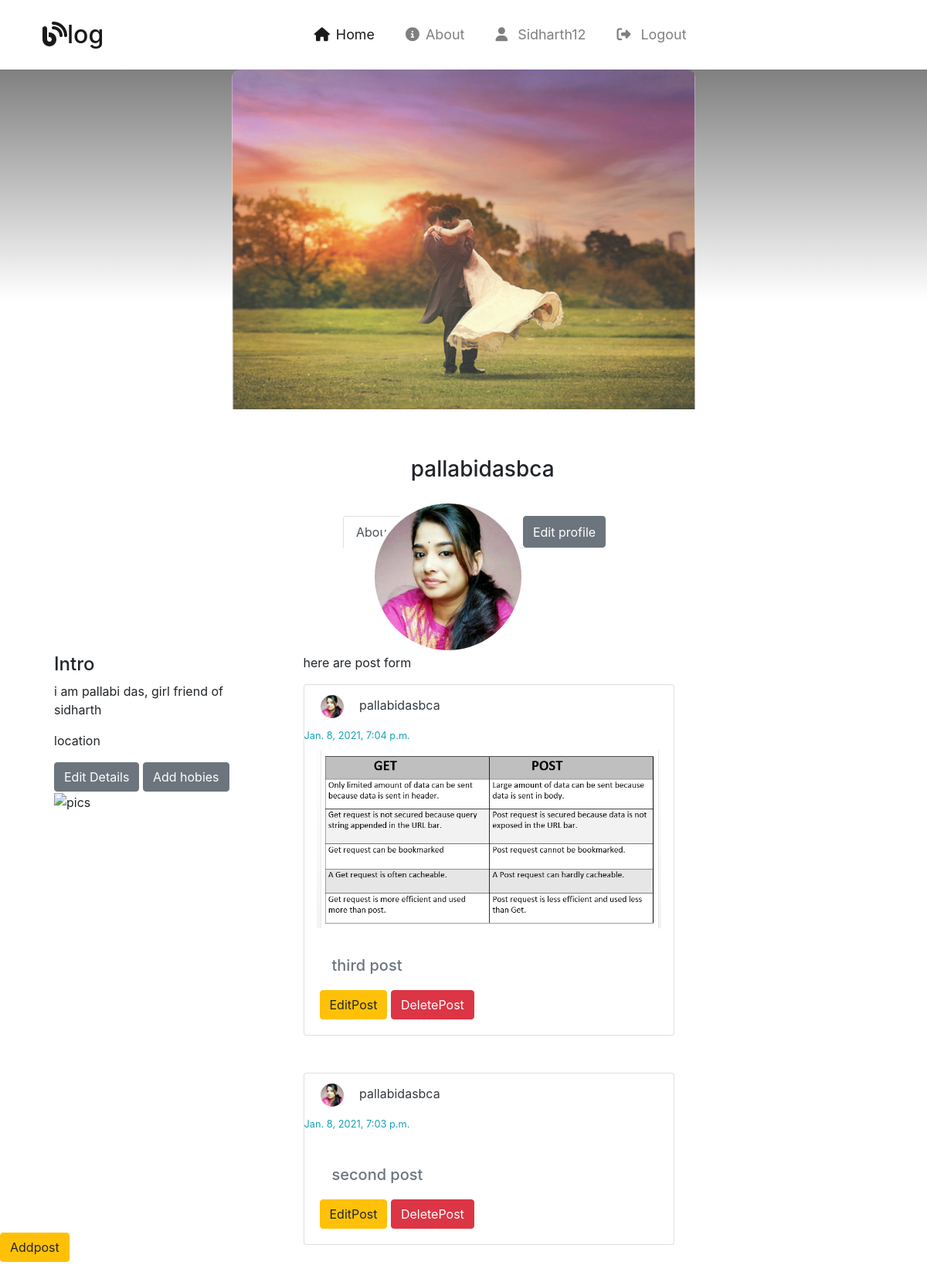
/profile/pallabidasbca@gmail.com/ (signed in), run on the app's committed database.
### blog/models.py (models this page shows, shortened)
class UserProfile(models.Model):
    profile_Image = models.ImageField(default="images/default_profile/default-profile.jpg",
                                      upload_to='images/profile_pic/')
    bio = models.TextField(null=True)
    user = models.OneToOneField(User, null=True, on_delete=models.CASCADE)
    cover_Image = models.ImageField(upload_to='images/cover_img/', null=True, blank=True)
    secondary_school = models.ForeignKey(SecondarySchool, null=True, blank=True, on_delete=models.DO_NOTHING)
    higher_secondary_school = models.ForeignKey(HigherSecondarySchool, null=True, blank=True,
                                                on_delete=models.DO_NOTHING)

class Post(models.Model):
    title = models.CharField(max_length=128)
    user = models.ForeignKey(User, on_delete=models.CASCADE)
    description = RichTextField(blank=True, null=True)
    creation_date = models.DateTimeField(auto_now_add=True)
    category = models.CharField(max_length=128, default="coding")
    image = models.ImageField(upload_to='images/post/', blank=True, null=True)
    like = models.ManyToManyField(User, related_name="Post")

### blog/views.py (the view)
# urls.py: path('profile/<str:pk>/',views.dashboard,name="profile"),
@login_required(login_url="/login/")
def dashboard(request,pk):
    dash = ProfileForm()
    chpic = ChangeProfilePicForm()
    print(pk)
    userprofile = UserProfile.objects.get(user__username=pk)
    post_data = Post.objects.filter(user__username=pk)
    context = {"posts":post_data,'dashboard':dash, 'userprofile':userprofile, 'chpic':chpic}
    return render(request,'blog/profile.html',context)

### blog/templates/blog/profile.html (shortened to what this page needs)
{% extends 'base.html' %}
{% load static %}
{% block css %}
    <link rel="stylesheet" href="{% static 'css/profile.css' %}">
    <link rel="stylesheet" href="{% static 'css/navbar.css' %}">
{% endblock %}
{% block content %}
    <header>
        {% include 'blog/navbar.html' %}
    </header>
    <main>
        <section class="user_profile" id="user_profile">
            <div>
                <div id="carouselExampleSlidesOnly" class="carousel slide" data-ride="carousel">
                    <div class="carousel-inner">
                        <div class="carousel-item active">
                            {% if userprofile.cover_Image %}
                            <img src="/media/{{userprofile.cover_Image}}" class="d-block w-50 cover_pic" alt="cover pic">
                            {% endif %}
                        </div>
                    </div>
                </div>
                <div class="row">
                    <img src="/media/{{userprofile.profile_Image}}" alt="profile_pic" width="200px" height="200px" class="profile_pic">
                    <p class="h3 profile_username ">
                        {% if userprofile.user.first_name and userprofile.user.last_name %}
                            {{userprofile.user.first_name}}  {{userprofile.user.last_name}}
                        {% else %}
                            {{userprofile.user.first_name}}
                        {% endif %}
                    </p>
                </div>
                <div class="row container">
                    <ul class="nav nav-tabs">
                      <li class="nav-item">
                        <a class="nav-link active" href="#">About</a>
                      </li>
                      <li class="nav-item">
                        <a class="nav-link" href="#">Post</a>
                      </li>
                      <li class="nav-item">
                        <a class="nav-link" href="#">Photos</a>
                      </li>
                        <button type="button" class="btn btn-secondary" data-toggle="modal" data-target="#EditProfileModal">
                          Edit profile
                        </button>
                    </ul>
                </div>
                <div class="row container">
                    <div class="col-md-3 left under_nav_section">
                        <div class="row">
                            <p class="h4">Intro</p><br>
                            <div>
                                <p class="education">
                                    {{userprofile.bio|default:"no bio found <br>please write your bio"|safe}}
                                </p>
                                <p class="location">location</p>
                                <a class="btn btn-secondary text-white"> Edit Details</a>
                                <a class="btn btn-secondary text-white"> Add hobies</a>
                                <div class="row photo_section">
                                    <div class="col-md-4">
                                        <img src="" alt="pics">
                                    </div>
                                </div>
                            </div>
                        </div>
                    </div>
                    <div class="col-md-4 under_nav_section">
                        <form action="" method="POST">
                            <p>here are post form</p>
                        </form>
                        {% if posts %}
                        {% for post in posts reversed %}
                        <div class="card mb-5" style="width: 30rem;">
                            <a href="#user_profile" class="nav-link alert text-dark mb-0">
                                <img src="/media/{{post.user.userprofile.profile_Image}}" width="30px" height="30px" id="profilepic" alt="dp" class="mr-3 rounded-circle">
                                {% if post.user.first_name %}
                                    {{post.user.first_name}} {{post.user.last_name}}
                                {% else %}
                                    {{post.user}}
                                {% endif %}
                            </a>
                            <small class="text-info">{{post.creation_date}}</small>
                            <a href="{% url 'blog:postdetail' post.id %}" class="nav-link text-secondary">
                                {% if post.image %}
                                    <img src="/media/{{post.image}}" class="card-img-top h-25" alt="...">
                                {% endif %}
                              <div class="card-body">
                                <h5 class="card-title">{{post.title}}</h5>
                                <a class="btn btn-warning" href="{% url 'blog:edit_post' post.pk %}">EditPost</a>
                                  <a class="btn btn-danger" href="{% url 'blog:edit_post' post.pk %}" data-toggle="modal" data-target="#deleteModal">DeletePost</a>
                              </div>
                            </a>
                        </div>
                        {% endfor %}
                        {% else %}
                        <p class="text-muted offset-3"> Create you first post</p>
                        {% endif %}
                    </div>
                </div>
            </div>
            <a class="btn btn-warning" href="{% url 'blog:add_post' %}">Addpost</a>
        </section>
    </main>
{% endblock %}

### blog/templates/blog/navbar.html (shortened to what this page needs)
<nav class="navbar navbar-expand-md navbar-light bg-white shadow p-3">
  <div class="container-fluid">
    <a class="navbar-brand ml-4" href="{% url 'blog:home' %}"><i class="fas fa-blog"></i>log</a>
    <div class="collapse navbar-collapse" id="navbarSupportedContent">
      <ul class="navbar-nav me-auto mb-2 mb-lg-0">
        <li class="nav-item mr-4 active">
          <a class="nav-link" href="{% url 'blog:home' %}"><i class="fas fa-home mr-2"></i>Home</a>
        </li>
        <li class="nav-item mr-4">
          <a class="nav-link" href="#"> <i class="fa fa-info-circle mr-2" aria-hidden="true"></i>About</a>
        </li>
        {% if not user.is_authenticated %}
        <li class="nav-item mr-4">
          <a class="nav-link" href="{% url 'blog:signup' %}">SignUp</a>
        </li>
        <li class="nav-item mr-4">
          <a class="nav-link" href="{% url 'blog:login' %}"><i class="fa fa-sign-in mr-2" aria-hidden="true"></i>LogIn</a>
        </li>
        {% else %}
          <li class="nav-item mr-4">
            <a class="nav-link" href="{% url 'blog:profile' request.user.username %}"><i class="fa fa-user mr-2"></i>
              {% if request.user.first_name %}
                {{request.user.first_name|capfirst}}
              {% else %}
                {{request.user}}
              {% endif %}
            </a>
          </li>
          <li class="nav-item mr-4">
          <a class="nav-link" href="{% url 'blog:logout' %}"><i class="fa fa-sign-out mr-2" aria-hidden="true"></i>
            Logout</a>
        </li>
        {% endif %}
      </ul>
    </div>
  </div>
</nav>

### staticfiles/css/master.css (style rules this page uses)
* { margin:0; padding:0; box-sizing:border-box; }

### blog/static/css/profile.css (style rules this page uses)
#carouselExampleSlidesOnly .carousel-inner .active { background-image: linear-gradient(#000 -68%, #fff 68%); height:55vh; }
#carouselExampleSlidesOnly .carousel-inner .active .cover_pic { transform:translateX(50%); opacity:0.8; border-radius:10px; }
.user_profile .row .profile_pic { position:absolute; left:40%; top:39%; border-radius:50% !important; border: 5px solid #fff; }
.user_profile .row .profile_username { margin-left:45%; margin-top:5%; }
.user_profile .row .nav-tabs { margin-left:40%; }
.user_profile .row .under_nav_section { transform:translateY(100px) translateX(100px); }
.user_profile .row .left { transform:translateY(100px) translateX(70px); }
.row { margin-right:0; margin-bottom:3%; }

### blog/static/css/navbar.css (style rules this page uses)
.navbar-brand { font-size:2rem; font-weight:500; }
.navbar { padding:1.5rem 1rem; }
.navbar-light .navbar-nav .nav-link { font-size:1.12rem; }

### data on the page
UserProfile: cover_Image (picture), profile_Image (picture), user.first_name "pallabidasbca", bio "i am pallabi das, girl friend of sidharth"
Post: user.userprofile.profile_Image (picture), user.first_name "pallabidasbca", creation_date "Jan. 8, 2021, 7:04 p.m.", image (picture), title "third post"
Post: user.userprofile.profile_Image (picture), user.first_name "pallabidasbca", creation_date "Jan. 8, 2021, 7:03 p.m.", title "second post"

### other printed values
{{ request.user.first_name|capfirst }} "Sidharth12"
